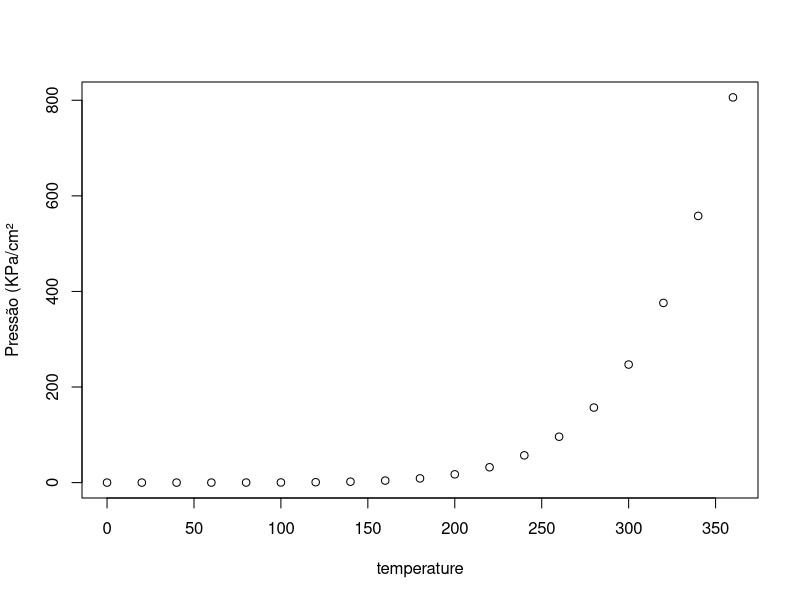

Write the R code that produced this figure.
## ---- chunk 1
knitr::opts_chunk$set(echo = TRUE)
## ---- chunk 2
summary(cars)
## ---- chunk 3
plot(pressure, ylab = "Pressão (KPa/cm²")
